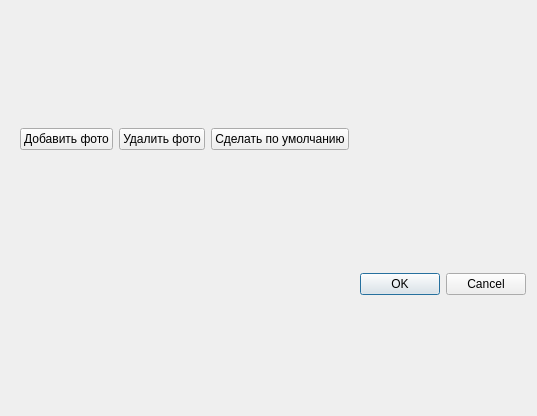
<?xml version="1.0" encoding="UTF-8"?>
<ui version="4.0">
 <class>DialogPhotos</class>
 <widget class="QDialog" name="DialogPhotos">
  <property name="geometry">
   <rect>
    <x>0</x>
    <y>0</y>
    <width>537</width>
    <height>416</height>
   </rect>
  </property>
  <property name="windowTitle">
   <string>Dialog</string>
  </property>
  <layout class="QVBoxLayout" name="verticalLayout">
   <item>
    <widget class="QWidget" name="widget" native="true">
     <property name="minimumSize">
      <size>
       <width>0</width>
       <height>40</height>
      </size>
     </property>
     <property name="maximumSize">
      <size>
       <width>16777215</width>
       <height>40</height>
      </size>
     </property>
     <layout class="QHBoxLayout" name="horizontalLayout">
      <item>
       <widget class="QPushButton" name="ButAddPhoto">
        <property name="text">
         <string>Добавить фото</string>
        </property>
       </widget>
      </item>
      <item>
       <widget class="QPushButton" name="ButDelPhoto">
        <property name="text">
         <string>Удалить фото</string>
        </property>
       </widget>
      </item>
      <item>
       <widget class="QPushButton" name="ButSetPhotDefault">
        <property name="text">
         <string>Сделать по умолчанию</string>
        </property>
       </widget>
      </item>
      <item>
       <spacer name="horizontalSpacer">
        <property name="orientation">
         <enum>Qt::Horizontal</enum>
        </property>
        <property name="sizeHint" stdset="0">
         <size>
          <width>40</width>
          <height>20</height>
         </size>
        </property>
       </spacer>
      </item>
     </layout>
    </widget>
   </item>
   <item>
    <widget class="QDialogButtonBox" name="buttonBox">
     <property name="orientation">
      <enum>Qt::Horizontal</enum>
     </property>
     <property name="standardButtons">
      <set>QDialogButtonBox::Cancel|QDialogButtonBox::Ok</set>
     </property>
    </widget>
   </item>
  </layout>
 </widget>
 <resources/>
 <connections>
  <connection>
   <sender>buttonBox</sender>
   <signal>accepted()</signal>
   <receiver>DialogPhotos</receiver>
   <slot>accept()</slot>
   <hints>
    <hint type="sourcelabel">
     <x>248</x>
     <y>254</y>
    </hint>
    <hint type="destinationlabel">
     <x>157</x>
     <y>274</y>
    </hint>
   </hints>
  </connection>
  <connection>
   <sender>buttonBox</sender>
   <signal>rejected()</signal>
   <receiver>DialogPhotos</receiver>
   <slot>reject()</slot>
   <hints>
    <hint type="sourcelabel">
     <x>316</x>
     <y>260</y>
    </hint>
    <hint type="destinationlabel">
     <x>286</x>
     <y>274</y>
    </hint>
   </hints>
  </connection>
 </connections>
</ui>
